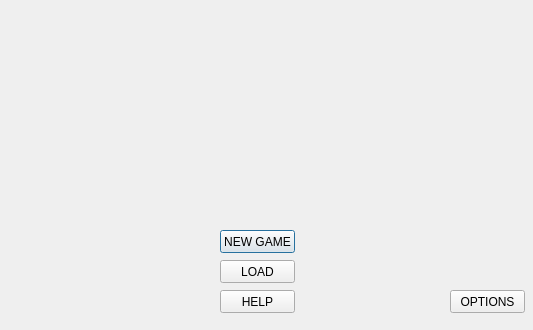
<?xml version="1.0" encoding="UTF-8"?>
<ui version="4.0">
 <class>TitleScreen</class>
 <widget class="QDialog" name="TitleScreen">
  <property name="geometry">
   <rect>
    <x>0</x>
    <y>0</y>
    <width>533</width>
    <height>330</height>
   </rect>
  </property>
  <property name="minimumSize">
   <size>
    <width>533</width>
    <height>330</height>
   </size>
  </property>
  <property name="maximumSize">
   <size>
    <width>533</width>
    <height>330</height>
   </size>
  </property>
  <property name="windowTitle">
   <string>RPG</string>
  </property>
  <widget class="QPushButton" name="pushButton">
   <property name="geometry">
    <rect>
     <x>220</x>
     <y>230</y>
     <width>75</width>
     <height>23</height>
    </rect>
   </property>
   <property name="text">
    <string>NEW GAME</string>
   </property>
  </widget>
  <widget class="QPushButton" name="pushButton_2">
   <property name="geometry">
    <rect>
     <x>220</x>
     <y>260</y>
     <width>75</width>
     <height>23</height>
    </rect>
   </property>
   <property name="text">
    <string>LOAD</string>
   </property>
  </widget>
  <widget class="QPushButton" name="pushButton_3">
   <property name="geometry">
    <rect>
     <x>450</x>
     <y>290</y>
     <width>75</width>
     <height>23</height>
    </rect>
   </property>
   <property name="text">
    <string>OPTIONS</string>
   </property>
  </widget>
  <widget class="QLabel" name="label">
   <property name="geometry">
    <rect>
     <x>20</x>
     <y>10</y>
     <width>491</width>
     <height>211</height>
    </rect>
   </property>
   <property name="text">
    <string/>
   </property>
   <property name="pixmap">
    <pixmap resource="Title.qrc">:/new/prefix1/Title_image.png</pixmap>
   </property>
   <property name="scaledContents">
    <bool>true</bool>
   </property>
  </widget>
  <widget class="QPushButton" name="pushButton_4">
   <property name="geometry">
    <rect>
     <x>220</x>
     <y>290</y>
     <width>75</width>
     <height>23</height>
    </rect>
   </property>
   <property name="text">
    <string>HELP</string>
   </property>
  </widget>
 </widget>
 <layoutdefault spacing="6" margin="11"/>
 <resources>
  <include location="Title.qrc"/>
 </resources>
 <connections/>
</ui>
